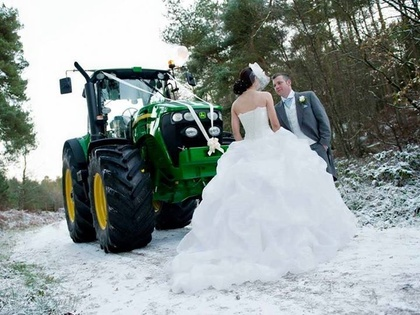
%> input picture marriage.jpg, 420 x 315 px, shrunk from 720 x 540 before the run
$ octave --eval "laplacianKeskinlestirmeFiltresi;"   (GNU Octave 9; MATLAB toolbox functions it lacks are replaced by stand-ins)
%> lines starting %> are read from the running program, lines starting %| are printed output that depends on the picture
function [ ] = laplacianKeskinlestirmeFiltresi( )
% Ömer Faruk KOÇ
% 13.Aralýk.2015


%Iin = imread('C:\Users\omerf\Desktop\DSC_0029.jpg');   %resmi aldýk
Iin = imread('marriage.jpg');   %resmi aldýk
%> Iin is the input picture: size 315x420x3 uint8; mean R, G, B 144.3, 153.4, 151.6
%Iin = imread('mavi.jpg');   %resmi aldýk
Iin = im2double(Iin);   %resmin px deðerleri üzerinde iþlem yapabilmek için türünü uint8'den double'a çevirdik
%> Iin: size 315x420x3 double
[m n]=size(Iin);        %resmin boyularýný aldýk
%> m = 315; n = 1260
Iout =Iin;              % çýkýþ resmini giriþ resminden türettik


H = fspecial('laplacian');  %hazýr fonksiyonla
IoutAuto= imfilter(Iin,H);  %filtreleme yapýyoruz
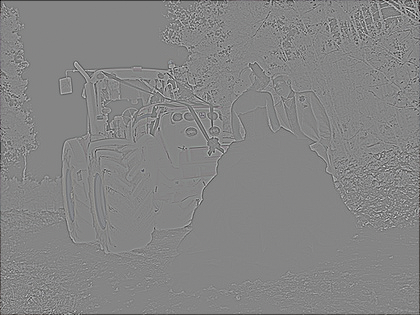
%> IoutAuto: size 315x420x3 double; mean R, G, B -0.00669, -0.0071, -0.00702; drawn with min black and max white


for i=2:m-1         % kendi fonksiyonumuzla filtreleme yapýyoruz
    for j=2:n-1
        Iout(i,j) =(Iin(i-1,j)+Iin(i+1,j)+Iin(i,j-1)+Iin(i,j+1))-4*Iin(i,j);
    end
end
figure,
subplot(2,2,[1 2]),imshow(Iin), title('Orjinal Görüntü');
subplot(2,2,3),imshow(Iout), title('Kendi Matrisimizle Filtrelenen Görüntü');
%> after `imshow(Iout)`:
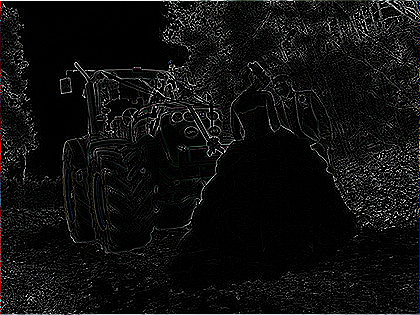
%> displayed picture: size 315x420x3, on the screen's scale of 0 to 255; mean R, G, B 16.8, 16.7, 16.9
subplot(2,2,4),imshow(IoutAuto), title('Hazýr Fonksiyonla Filtrelenen Görüntü');
%> after `imshow(IoutAuto)`:
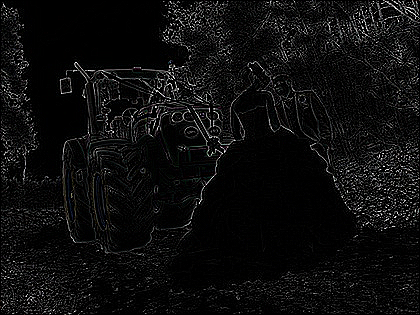
%> displayed picture: size 315x420x3, on the screen's scale of 0 to 255; mean R, G, B 13.6, 13.6, 13.6
%> `laplacianKeskinlestirmeFiltresi;`:
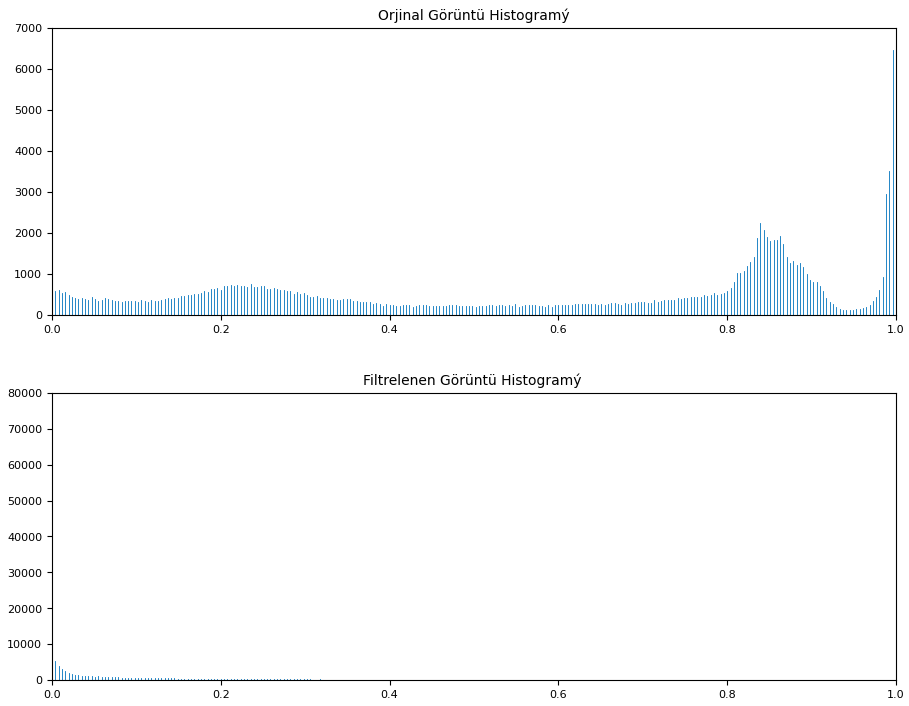
%> figure redrawn from the program's plot data, 2 panels; panel 1: highest point at x = 0.996, y = 6460; panel 2: highest point at x = 0, y = 71598

figure,
subplot(2,2,[1 2]),imhist(rgb2gray(Iin)), title('Orjinal Görüntü Histogramý');
subplot(2,2,[3 4]),imhist(rgb2gray(Iout)), title('Filtrelenen Görüntü Histogramý ');


end

$ run again, with ay2.jpg copied over marriage.jpg
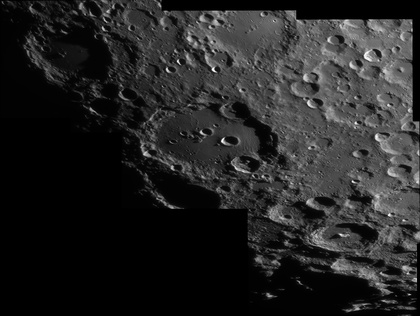
%> input picture ay2.jpg, 420 x 316 px, shrunk from 3014 x 2265 before the run
%> in laplacianKeskinlestirmeFiltresi, Iin is the input picture: size 316x420x3 uint8; min 0, max 255, mean 37.2
%> Iin: size 316x420x3 double
%> in laplacianKeskinlestirmeFiltresi, `IoutAuto= imfilter(Iin,H);`:
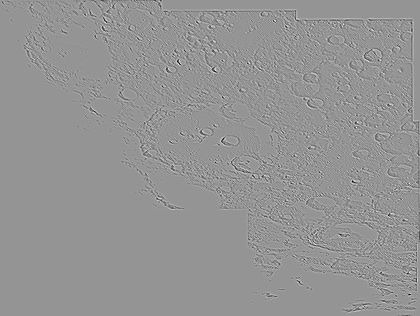
%> IoutAuto: size 316x420x3 double; min -1.46, max 1.04, mean -0.000409; drawn with min black and max white
%> `laplacianKeskinlestirmeFiltresi;`:
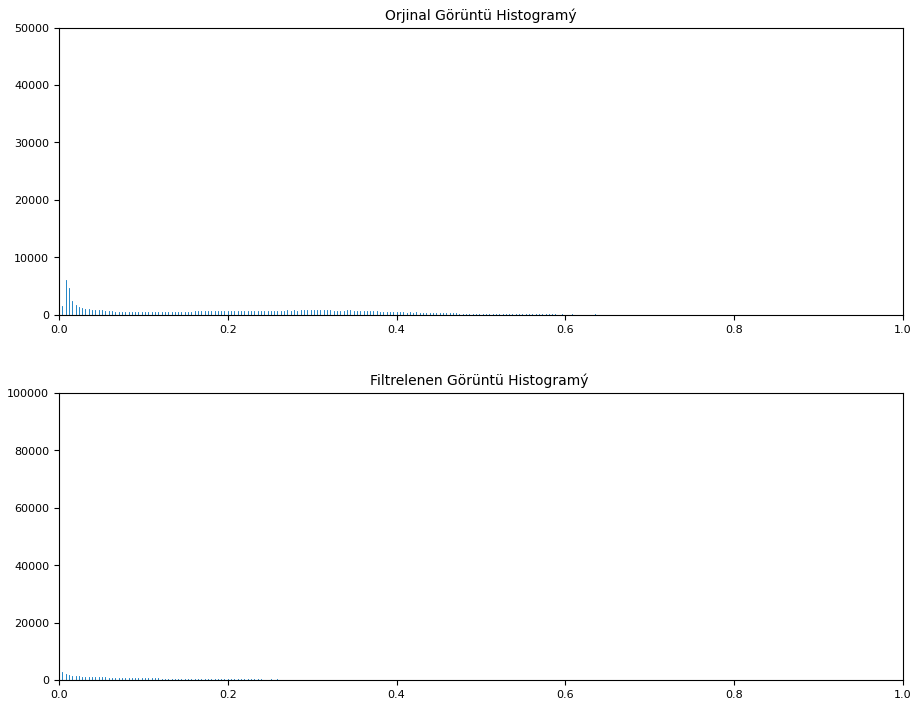
%> figure redrawn from the program's plot data, 2 panels; panel 1: highest point at x = 0, y = 40906; panel 2: highest point at x = 0, y = 87654

$ run again, with ccc.jpg copied over marriage.jpg
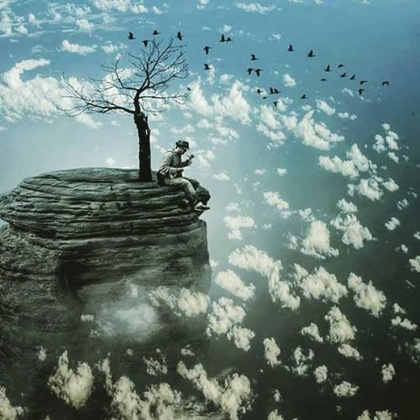
%> input picture ccc.jpg, 420 x 420 px, shrunk from 640 x 640 before the run
%> in laplacianKeskinlestirmeFiltresi, Iin is the input picture: size 420x420x3 uint8; mean R, G, B 102.2, 125.4, 122.5
%> Iin: size 420x420x3 double
%> after the loop in laplacianKeskinlestirmeFiltresi, `for i=2:m-1`:
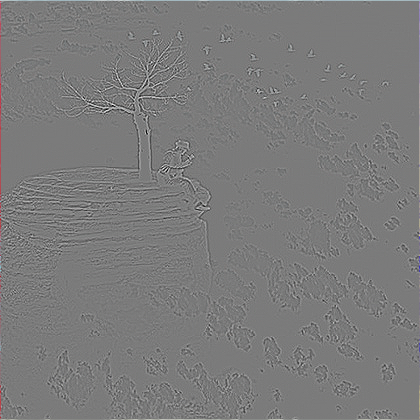
%> Iout: size 420x420x3 double; mean R, G, B 0.00345, 0.00216, 0.00279; drawn with min black and max white
%> `laplacianKeskinlestirmeFiltresi;`:
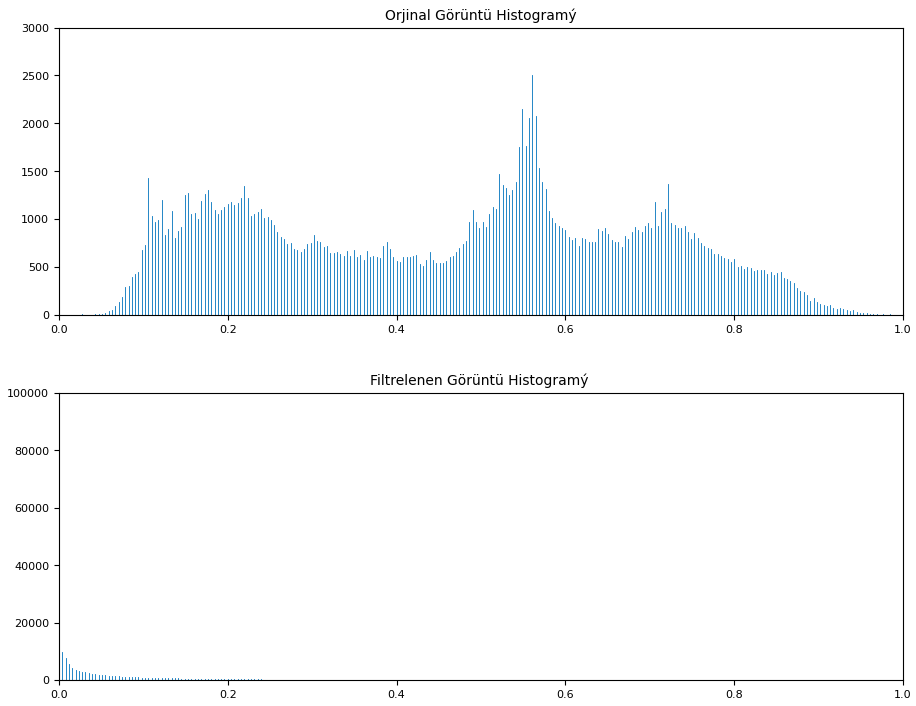
%> figure redrawn from the program's plot data, 2 panels; panel 1: highest point at x = 0.561, y = 2501; panel 2: highest point at x = 0, y = 92393
